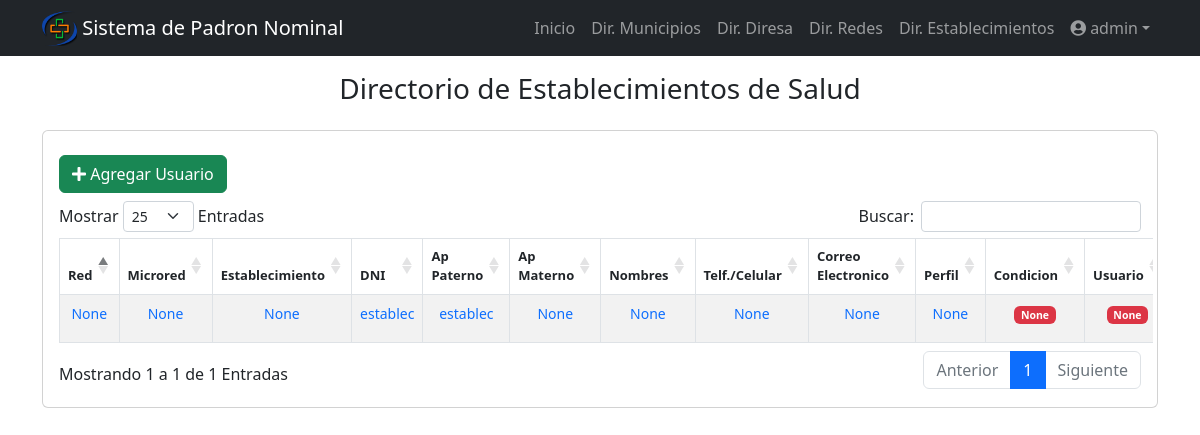
Page /directorio_establecimiento/ (signed in) on the committed database.
### filiacion/models.py (models this page shows, shortened)
class DirectorioEstablecimiento(models.Model):
    TIPO_USUARIO = [
                    ('diresa', 'diresa'),
                    ('red', 'red'),
                    ('microred', 'microred'),
                    ('establecimiento', 'establecimiento'),
                ]
    PERFIL = [
                ('Consultor', 'Consultor'),
                ('Registrador', 'Registrador'),
            ]
    CONDICION = [
                    ('Alta', 'Alta'),
                    ('Baja', 'Baja'),
                ]
    CUENTA_USUARIO = [
                    ('Si', 'Si'),
                    ('No', 'No'),
                    ('Espera respuesta MINSA', 'Espera respuesta MINSA'),
                ]
    diresa = models.CharField(max_length=100,null=True, blank=True)
    red = models.CharField(max_length=100,null=True, blank=True)
    microred = models.CharField(max_length=100,null=True, blank=True)
    establecimiento = models.CharField(max_length=100,null=True, blank=True)
    tipo_usuario = models.CharField(choices=TIPO_USUARIO, max_length=100, null=True, blank=True)
    documento_identidad = models.CharField(max_length=100,null=True, blank=True)
    apellido_paterno = models.CharField(max_length=100,null=True, blank=True)
    apellido_materno = models.CharField(max_length=200,null=True, blank=True)
    nombres = models.CharField(max_length=200,null=True, blank=True)
    telefono = models.CharField(max_length=200,null=True, blank=True)
    correo_electronico = models.CharField(max_length=200,null=True, blank=True)
    perfil = models.CharField(choices=PERFIL,max_length=100,null=True, blank=True)
    condicion = models.CharField(choices=CONDICION,max_length=100,null=True, blank=True)
    cuenta_usuario = models.CharField(choices=CUENTA_USUARIO,max_length=100,null=True, blank=True)
    contraseña_usuario = models.CharField(max_length=100,null=True, blank=True)
    req_formato = models.FileField(upload_to="filiacion/formato/",null=True, blank=True)
    dateTimeOfUpload_req_formato = models.DateTimeField(auto_now = True,null=True, blank=True)
    req_generales_excel = models.FileField(upload_to="filiacion/excel/",null=True, blank=True)
    dateTimeOfUpload_generales_excel = models.DateTimeField(auto_now = True,null=True, blank=True)

### filiacion/views.py (the view)
# urls.py: path('directorio_establecimiento/', views.directorio_establecimiento, name='directorio_establecimiento'),
@login_required
def directorio_establecimiento(request):
    directorio_establecimientos = DirectorioEstablecimiento.objects.all()
    context = {
                'directorio_establecimientos': directorio_establecimientos,
                }
    return render(request, 'directorio_establecimiento.html', context)

### filiacion/templates/directorio_establecimiento.html (shortened to what this page needs)
{% extends 'base.html' %}
{% block content %}
<main class="container">
    <div class="display-1 text-center py-3">
      <h3>Directorio de Establecimientos de Salud</h3>
    </div>
  <section class="card card-body">
    <div class="row">
      <div class="col-md-6 py-2">
        {% if user.is_authenticated %}
        <a href="/directorio_establecimiento/create/" class="btn btn-success"><i class="fa fa-plus"></i> Agregar Usuario</a>
        {% endif %}
      </div>
    </div>
    <div class="row">
      <div class="table-responsive">
        <table id="table_padron_establecimiento" class="table table-bordered table-hover table-striped">
          <thead class="text-center" style="font-size: 13px;">
            <tr>
              <th>Red</th>
              <th>Microred</th>
              <th>Establecimiento</th>
              <th>DNI</th>
              <th>Ap Paterno</th>
              <th>Ap Materno</th>
              <th>Nombres</th>
              <th>Telf./Celular</th>
              <th>Correo Electronico</th>
              <th>Perfil</th>
              <th>Condicion</th>
              <th>Usuario</th>
            </tr>
          </thead>
          <tbody class="text-center" style="font-size: 14px;" >
              {% for directorio_establecimiento in directorio_establecimientos %}
              <tr>
                <td class="text-primary">{{ directorio_establecimiento.red }}</td>
                <td class="text-primary">{{ directorio_establecimiento.microred }}</td>
                <td class="text-primary">{{ directorio_establecimiento.establecimiento }}</td>
                <td class="text-primary">{{ directorio_establecimiento.documento_identidad }}</td>
                <td class="text-primary">{{ directorio_establecimiento.apellido_paterno }}</td>
                <td class="text-primary">{{ directorio_establecimiento.apellido_materno }}</td>
                <td class="text-primary">{{ directorio_establecimiento.nombres }}</td>
                <td class="text-primary">{{ directorio_establecimiento.telefono }}</td>
                <td class="text-primary">{{ directorio_establecimiento.correo_electronico }}</td>
                <td class="text-primary">{{ directorio_establecimiento.perfil }}</td>
                {% if directorio_establecimiento.condicion == "Alta" %}
                <td>
                  <span class="badge bg-success">{{ directorio_establecimiento.condicion }}</span>
                </td>
                {% else %}
                <td>
                  <span class="badge bg-danger">{{ directorio_establecimiento.condicion }}</span>
                </td>
                {% endif %}
                {% if directorio_establecimiento.cuenta_usuario == "Si" %}
                <td>
                  <span class="badge bg-success">{{ directorio_establecimiento.cuenta_usuario }}</span>
                </td>
                {% else %}
                <td>
                  <span class="badge bg-danger">{{ directorio_establecimiento.cuenta_usuario }}</span>
                </td>
                {% endif %}
              </tr>
            {% endfor %}
          </tbody>
        </table>
      </div>
    </div>
  </section>
</main>
{% endblock %}

### filiacion/templates/_navbar.html (shortened to what this page needs)
{% load static %}
<nav class="navbar navbar-expand-lg navbar-dark bg-dark">
  <div class="container">
    <img src="{% static 'img/logo_2.png' %}" width="35" height="35">
    <a class="navbar-brand" href="/">&nbsp;Sistema de Padron Nominal</a>
    <div class="collapse navbar-collapse" id="navbarNav">
      <ul class="navbar-nav ms-auto">
        <li class="nav-item">
          <a href="/" class="nav-link">Inicio</a>
        </li>
          {% if perms.filiacion.view_filiacion and user.is_authenticated %}
          <li class="nav-item">
            <a href="/filiacion" class="nav-link">Dir. Municipios</a>
          </li>
          {% endif %}
          {% if perms.filiacion.view_red and user.is_authenticated %}
          <li class="nav-item">
            <a href="/directorio_salud" class="nav-link">Dir. Diresa</a>
          </li>
          {% endif %}
          {% if perms.filiacion.view_red and user.is_authenticated %}
          <li class="nav-item">
            <a href="/directorio_red" class="nav-link">Dir. Redes</a>
          </li>
          {% endif %}
          {% if perms.filiacion.view_establecimiento and user.is_authenticated %}
          <li class="nav-item">
            <a href="/directorio_establecimiento" class="nav-link">Dir. Establecimientos</a>
          </li>
          {% endif %}
          {% if user.is_authenticated %}
          <li class="nav-item dropdown">
            <a class="nav-link dropdown-toggle" href="#" data-bs-toggle="dropdown" aria-expanded="false"><i class="fa fa-user-circle"></i> {{ user.username }}</a>
          </li>
          {% else %}
          <li class="nav-item">
            <a href="/signin" class="nav-link" >Ingresar</a>
          </li>
        {% endif %}
      </ul>
    </div>
  </div>
</nav>

### rows in the picture
DirectorioEstablecimiento: red "None", microred "None", establecimiento "None", documento_identidad "establec", apellido_paterno "establec", apellido_materno "None", nombres "None", telefono "None", correo_electronico "None", perfil "None", condicion "None", cuenta_usuario "None"

### other values in the picture
{{ user.username }} "admin"
